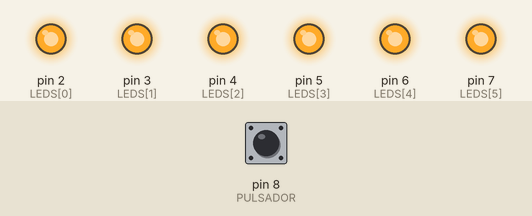
Bench run of a sketch on a simulated Arduino Uno, built with avr-gcc and run on an emulated ATmega328P. On the bench: output pins drawn as LEDs (lit = HIGH). Inputs (shaded band) come from the test bench; at power-on: pin 8 (PULSADOR) HIGH. Random numbers use the default seed unless the sketch sets one.

Above: at 22.2 s.
22.3 s: pin 8 (PULSADOR) pulled LOW for 3 s
At 24.7 s:
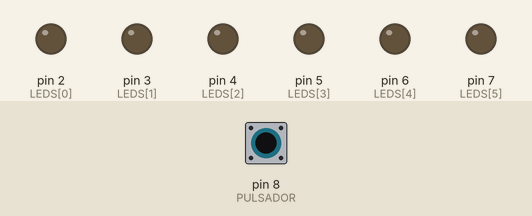
At 29.1 s:
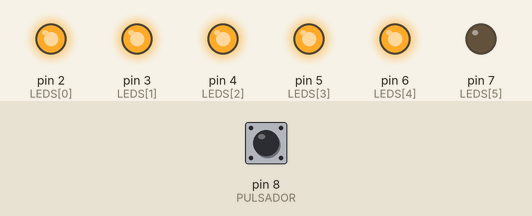
Timing chart, 0 to 40.5 s (numbered marks = the images above; inputs shaded):
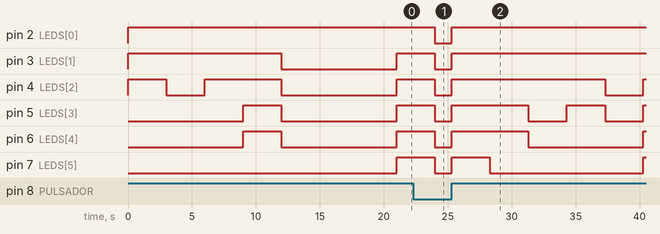

The sketch:

dadoLeds.ino
```cpp
int LEDS[]={2,3,4,5,6,7};
int PULSADOR = 8;
int i;
int n=0;
void setup(){
  for(i=0; i<6; i++){
    pinMode(LEDS[i], OUTPUT);
    digitalWrite(LEDS[i], LOW);
  }

  pinMode(PULSADOR, INPUT);

  randomSeed(analogRead(0));

}

void loop(){
  while(digitalRead(PULSADOR)==0);
  n = random(1,7);

  for(i=0;i<n; i++){
    digitalWrite(LEDS[i], HIGH);
  }

  delay(3000);

  for(i=0; i<n; i++){
    digitalWrite(LEDS[i], LOW);
  }
}
```

Measured:
- after the input at 22.3 s, pin 2 (LEDS[0]), pin 3 (LEDS[1]): HIGH → LOW after 1.7 s, → HIGH 1.3 s later
